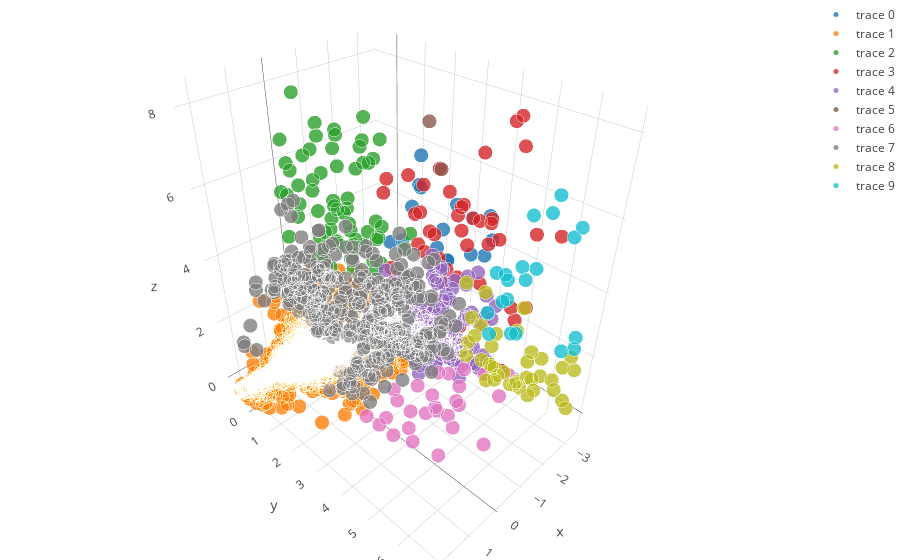

Source (notebook cell):
### Code cell
plot_data = []

for n in np.unique(labels):
    indices = labels == n
    x = list(data.loc[indices, 'rfm_r'])
    y = list(data.loc[indices, 'rfm_f'])
    z = list(data.loc[indices, 'rfm_m'])

    c = [[n * 2 % 256, n * 5 % 256, n * 13 % 256]]
    
    trace = go.Scatter3d(
        x=x,
        y=y,
        z=z,
        mode='markers',
        marker=dict(
            size=5,
            line=dict(
                color='rgba(217, 217, 217, 0.14)',
                width=0.5
            ),
            opacity=0.8
        )
    )
    
    plot_data.append(trace)


layout = go.Layout(
    margin=dict(
        l=0,
        r=0,
        b=0,
        t=0
    )
)
fig = go.Figure(data=plot_data, layout=layout)
iplot(fig, filename='3d-scatter_1')
